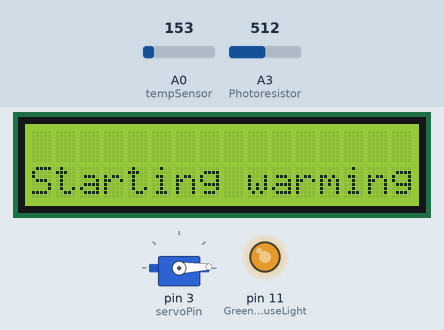
Simulated run of this sketch. Board: Arduino Uno, built with avr-gcc and run on an emulated ATmega328P. On the bench: 16×2 character LCD, servo, output pins drawn as LEDs (lit = HIGH). The inputs (shaded band) are chosen by the test bench; at power-on: A3 (Photoresistor) = 512, A0 (tempSensor) = 153.

Above: at 1.3 s.
1.4 s: A3 (Photoresistor) set to 716
At 2.9 s:
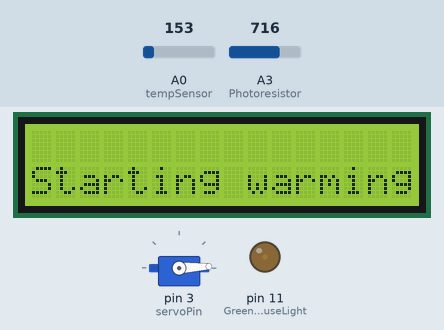
5.6 s: A3 (Photoresistor) set to 900
At 6.6 s:
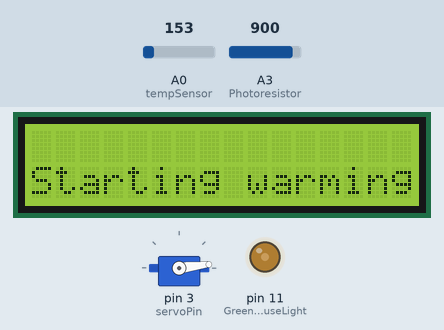
At 19.7 s:
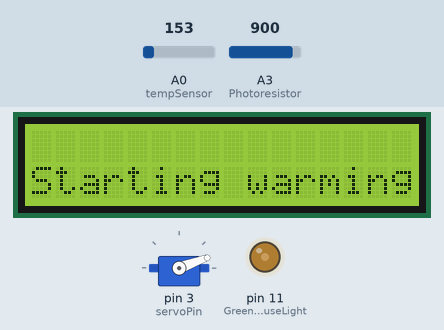
Timing chart, 0 to 21.9 s (numbered marks = the images above; inputs shaded):
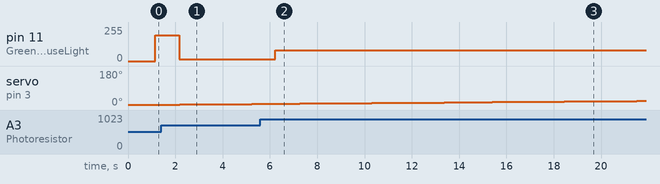

Measured:
- after the input at 1.4 s, pin 11 (GreenhouseLight): 192/255 → 13/255 after 0.76 s
- after the input at 5.6 s, pin 11 (GreenhouseLight): 13/255 → 82/255 after 0.63 s

The sketch:

ARDUINO_GROUP9.ino
```cpp
// C++ code
#include <Wire.h>
#include <Servo.h>
#include <LiquidCrystal_I2C.h>
//Set the LCD address to 0x27 for a 16 chars and 2 line display
LiquidCrystal_I2C lcd_1(0x27,16,2); // הגדרה של מסך LCD
Servo Heater;// הגדרה של SERVO

//הגדרה לאיפה מחוברים הרכיבים המערכת
int Photoresistor= A3;
int GreenhouseLight=11;
int tempSensor = A0 ;
int servoPin = 3 ;

// הגדרת משתני התחלה
int GreenhouseLightValue=0;
int GreenhouseLightBrightness;
double temp1 ;
double temp=25;
int inputTemp1 ;
int angle = 0;  //init servo not to move
bool Direction = true;


void setup() {
  //initialize the LCD
  lcd_1.init();

  //turn on the blacklight and print a message
  lcd_1.backlight();

  lcd_1.begin(16, 2);
  // הגדרה פלטי קלט ופלט
  pinMode(tempSensor, INPUT);
  pinMode(Photoresistor,INPUT);
  pinMode(GreenhouseLight,OUTPUT);

    Heater.attach(servoPin);
  Heater.write(0);
    Serial.begin(9600);

}

void loop()
{
  inputTemp1=analogRead(tempSensor); // קריאת ערך של חיישון הטמפרטורה
  temp = map(((inputTemp1/1024.0)*5-0.5)*100, 0, 1023, -50, 125); //  התאמת ערכים של חיישן טמפרטורה
  tempCheck(temp); // בודק מה הטמפרטורה וכיצד זה משפיע על אופן הפעולה שלנו
  delay(1000);

    GreenhouseLightValue = analogRead(Photoresistor);  // קריאת ערכים מחיישן אור

   GreenhouseLightBrightness = map(GreenhouseLightValue, 679, 6, 255, 0); // התאמת ערכים של חיישון אור


if (GreenhouseLightBrightness<100){ // אם הערכים מתקבלים נמוכים מ100 אין צורך בתאורה נוספת
  analogWrite(GreenhouseLight, 0);
}
else{
  	analogWrite(GreenhouseLight, GreenhouseLightBrightness); // יש צורך בתאורה נוספת ולכן תידלק הנורה
}

}

void tempCheck (double temp) // פונקציה של בדיקת הטמפרטורה
{


   if (temp < 22)// אם הטמפרטורה מתחת ל22 מתחיל לחמם
   {
     printScreen("Starting warming"); // כתיבה למסך LCD
     startWarming(); // התחלת חימום
   }
	 if (temp >= 50)// מפסיקים לחמם
    	{
        printScreen("Stoping warming"); // כתיבה למסך LCD
  	 	stopWarming(); // פונקציה של הפסקת חימום
    	}
	 if (temp > 21 and temp < 50 ){ //הטמפרטורה נמצאת בין הערכים התקינים ולכן לא יקרה דבר

    		printScreen("Temp OK");
 		 }
}

void startWarming () // פונקציה הפעלת חימום
{
  if (Direction) { // משנה את הזוויות כדי ש servo ימשיך להסתובב
   	angle +=1;
  }
  else{
   	angle -=1; // משנה את הזוויות כדי ש servo ימשיך להסתובב
  }
  Heater.write(angle); //לתת פקודה לסרבו לפי  הזווית שניתנה לו
  if(angle == 180){ // אם הזויות שווה ל180 אז נקטין את ערך הזויות
  		Direction = false;
  }if(angle == 90){ // אם הזויות שווה ל90 אז נקטין את ערך הזויות
    	Direction = false;
  }if(angle == 0){ // אם הזויות שווה ל0 אז נעלה את ערך הזויות
      Direction = true;
  }

}


void stopWarming () // הפסקת החימום
{
  angle = 0; // שינוי ערך הזויות ל0 כדי המנוע יפסיק לפעול
  Heater.write(angle); // כתיבת הערך מנוע
}

void printScreen (String print){ // פונקתיה הדפסה
  lcd_1.setCursor(0, 1);
  lcd_1.print(print); // הדפסה במסך LCD
  lcd_1.setBacklight(1);

}
```
